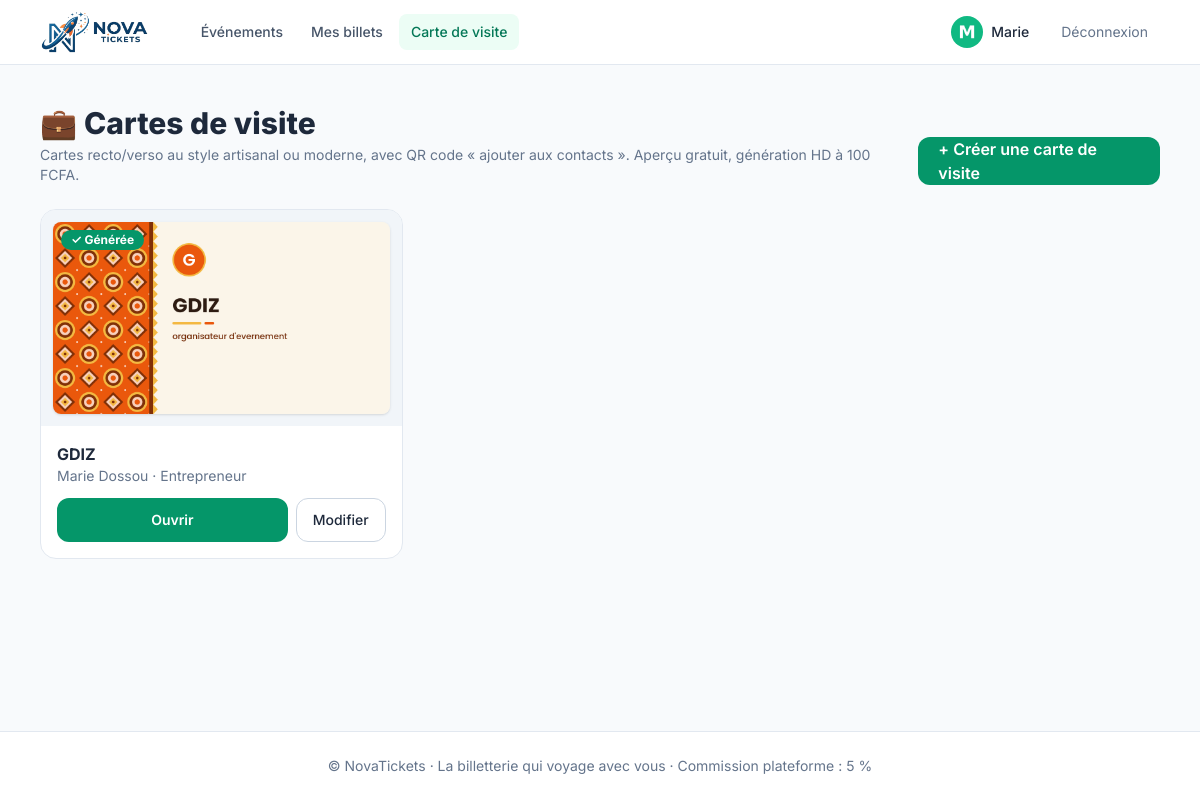
The page /carte-de-visite/ (signed in) on the database its author committed.
### accounts/models.py (models this page shows, shortened)
class User(AbstractUser):
    SPECTATEUR = "spectateur"
    ORGANISATEUR = "organisateur"
    ROLES = [(SPECTATEUR, "Spectateur"), (ORGANISATEUR, "Organisateur")]
    SEXES = [("M", "Masculin"), ("F", "Féminin")]
    role = models.CharField(max_length=20, choices=ROLES, default=SPECTATEUR)
    country = models.CharField("Pays", max_length=2, default="BJ")
    phone = models.CharField("Téléphone", max_length=30)
    sexe = models.CharField(max_length=1, choices=SEXES, blank=True)
    profession = models.CharField(max_length=120, blank=True)
    photo = models.ImageField(upload_to="photos/", blank=True, null=True)
    org_name = models.CharField("Nom de l'organisation", max_length=150, blank=True)
    org_logo = models.ImageField(upload_to="org_logos/", blank=True, null=True)
    @property
    def is_organisateur(self):
        return self.role == self.ORGANISATEUR

### core/models.py (models this page shows, shortened)
class BusinessCard(models.Model):
    COLORS = [
        ("#059669", "Vert"),
        ("#1d4e89", "Bleu"),
        ("#ea580c", "Orange"),
        ("#7c3aed", "Violet"),
        ("#be123c", "Rouge"),
        ("#0f172a", "Noir"),
    ]
    user = models.ForeignKey(settings.AUTH_USER_MODEL, on_delete=models.CASCADE, related_name="cards")
    company_name = models.CharField("Nom de l'entreprise", max_length=80)
    tagline = models.CharField("Slogan / activité", max_length=100, blank=True)
    contact_name = models.CharField("Nom du contact", max_length=80)
    job_title = models.CharField("Fonction", max_length=80, blank=True)
    phone = models.CharField("Téléphone", max_length=30, blank=True)
    email = models.EmailField("E-mail", blank=True)
    website = models.CharField("Site web", max_length=120, blank=True)
    address = models.CharField("Adresse", max_length=160, blank=True)
    logo = models.ImageField("Logo", upload_to="cards/", blank=True, null=True)
    color = models.CharField("Couleur", max_length=7, choices=COLORS, default="#059669")
    TEMPLATES = [("atelier", "Atelier"), ("epure", "Épuré"), ("prestige", "Prestige"), ("wax", "Wax"),
                 ("aurore", "Aurore")]
    template = models.CharField("Modèle", max_length=12, choices=TEMPLATES, default="atelier")
    social = models.CharField("Réseau social", max_length=60, blank=True)
    paid_at = models.DateTimeField(null=True, blank=True)
    created_at = models.DateTimeField(auto_now_add=True)
    updated_at = models.DateTimeField(auto_now=True)
    class Meta:
        ordering = ["-updated_at"]
    def get_absolute_url(self):
        return reverse("core:card_detail", args=[self.pk])
    @property
    def is_paid(self):
        return self.paid_at is not None

### core/views.py (the view)
# urls.py: path("carte-de-visite/", views.card_list, name="card_list"),
@login_required
def card_list(request):
    return render(request, "core/card_list.html", {"cards": request.user.cards.all()})

### core/context_processors.py (called while the page is built)
def platform(request):
    return {
        "PLATFORM_NAME": settings.PLATFORM_NAME,
        "CARD_PRICE": settings.BUSINESS_CARD_PRICE,
        "COMMISSION_PERCENT": int(settings.PLATFORM_COMMISSION_RATE * 100),
    }

### templates/core/card_list.html (shortened to what this page needs)
{% extends "base.html" %}
{% block content %}
<div class="flex flex-col gap-4 sm:flex-row sm:items-end sm:justify-between">
  <div>
    <h1 class="text-2xl md:text-3xl font-extrabold">💼 Cartes de visite</h1>
    <p class="mt-1 text-sm text-slate-500">Cartes recto/verso au style artisanal ou moderne, avec QR code « ajouter aux contacts ». Aperçu gratuit, génération HD à {{ CARD_PRICE }} FCFA.</p>
  </div>
  <a href="{% url 'core:card_create' %}" class="tap inline-flex items-center justify-center rounded-xl bg-emerald-600 px-5 font-semibold text-white hover:bg-emerald-700">+ Créer une carte de visite</a>
</div>
<div class="mt-6 grid gap-4 sm:grid-cols-2 lg:grid-cols-3">
  {% for c in cards %}
  <div class="overflow-hidden rounded-2xl border border-slate-200 bg-white">
    <a href="{{ c.get_absolute_url }}" class="relative block bg-slate-100 p-3"><span class="absolute left-5 top-5 z-10 rounded-full px-2.5 py-0.5 text-xs font-bold {% if c.is_paid %}bg-emerald-600 text-white{% else %}bg-amber-100 text-amber-800{% endif %}">{% if c.is_paid %}✓ Générée{% else %}Aperçu{% endif %}</span><img src="{% url 'core:card_image' c.pk 'recto' %}?v={{ c.updated_at|date:'U' }}" alt="Carte {{ c.company_name }}" class="w-full rounded-lg shadow" loading="lazy"></a>
    <div class="p-4">
      <p class="truncate font-bold">{{ c.company_name }}</p>
      <p class="truncate text-sm text-slate-500">{{ c.contact_name }}{% if c.job_title %} · {{ c.job_title }}{% endif %}</p>
      <div class="mt-3 flex gap-2">
        <a href="{{ c.get_absolute_url }}" class="tap inline-flex flex-1 items-center justify-center rounded-xl bg-emerald-600 text-sm font-semibold text-white">{% if c.is_paid %}Ouvrir{% else %}Générer · {{ CARD_PRICE }} F{% endif %}</a>
        <a href="{% url 'core:card_edit' c.pk %}" class="tap inline-flex items-center justify-center rounded-xl border border-slate-300 px-4 text-sm font-medium">Modifier</a>
      </div>
    </div>
  </div>
  {% endfor %}
</div>
{% endblock %}

### templates/base.html (shortened to what this page needs)
{% load static %}<!DOCTYPE html>
<html lang="fr" class="scroll-smooth">
<head>
  <script src="https://cdn.tailwindcss.com"></script>
</head>
<body class="bg-slate-50 text-slate-800 font-sans antialiased min-h-screen flex flex-col">
{% with url=request.resolver_match.url_name %}
<header class="sticky top-0 z-40 bg-white/90 backdrop-blur border-b border-slate-200">
  <div class="mx-auto max-w-6xl px-4 h-16 flex items-center gap-4">
    <a href="{% url 'core:home' %}" class="flex items-center shrink-0" aria-label="NovaTickets – accueil">
      <img src="{% static 'img/logo-horizontal.png' %}" alt="NovaTickets" class="h-11 w-auto">
    </a>
    <nav class="hidden md:flex items-center gap-1 ml-6 text-sm font-medium">
      <a href="{% url 'core:home' %}" class="px-3 py-2 rounded-lg {% if url == 'home' %}bg-emerald-50 text-emerald-700{% else %}text-slate-600 hover:bg-slate-100{% endif %}">Événements</a>
      {% if user.is_authenticated %}
        <a href="{% url 'core:spectateur_dashboard' %}" class="px-3 py-2 rounded-lg {% if url == 'spectateur_dashboard' %}bg-emerald-50 text-emerald-700{% else %}text-slate-600 hover:bg-slate-100{% endif %}">Mes billets</a>
        <a href="{% url 'core:card_list' %}" class="px-3 py-2 rounded-lg {% if url == 'card_list' or url == 'card_create' or url == 'card_detail' or url == 'card_edit' %}bg-emerald-50 text-emerald-700{% else %}text-slate-600 hover:bg-slate-100{% endif %}">Carte de visite</a>
      {% endif %}
    </nav>
    <div class="ml-auto flex items-center gap-2">
      {% if user.is_authenticated %}
        <a href="{% url 'accounts:profile' %}" class="flex items-center gap-2 rounded-full pl-1 pr-3 py-1 hover:bg-slate-100">
          {% if user.photo %}<img src="{{ user.photo.url }}" class="h-8 w-8 rounded-full object-cover" alt="">
          {% elif user.org_logo %}<img src="{{ user.org_logo.url }}" class="h-8 w-8 rounded-full object-cover" alt="">
          {% else %}<span class="h-8 w-8 rounded-full bg-emerald-100 text-emerald-700 grid place-items-center text-sm font-bold">{{ user.display_name|slice:":1"|upper }}</span>{% endif %}
          <span class="hidden sm:inline text-sm font-medium">{{ user.first_name|default:user.username }}</span>
        </a>
        <form method="post" action="{% url 'accounts:logout' %}" class="hidden md:block">{% csrf_token %}
          <button class="tap px-3 text-sm text-slate-500 hover:text-slate-800">Déconnexion</button>
        </form>
      {% endif %}
    </div>
  </div>
</header>
<main class="flex-1 w-full mx-auto max-w-6xl px-4 py-6 md:py-10 pb-28 md:pb-10">
  {% block content %}{% endblock %}
</main>
<footer class="hidden md:block border-t border-slate-200 bg-white py-6 text-center text-sm text-slate-500">
  © NovaTickets · La billetterie qui voyage avec vous · Commission plateforme : {{ COMMISSION_PERCENT }} %
</footer>
{% endwith %}
</body>
</html>

### templates/base.html (style rules this page uses)
.tap { min-height: 44px; }

### rows shown on the page
User: photo (picture), first_name "Marie"
BusinessCard: shows "✓ Générée", company_name "GDIZ", contact_name "Marie Dossou", job_title "Entrepreneur", shows "Ouvrir"

### other values the page prints
{{ CARD_PRICE }} "100"
{{ COMMISSION_PERCENT }} "5"
